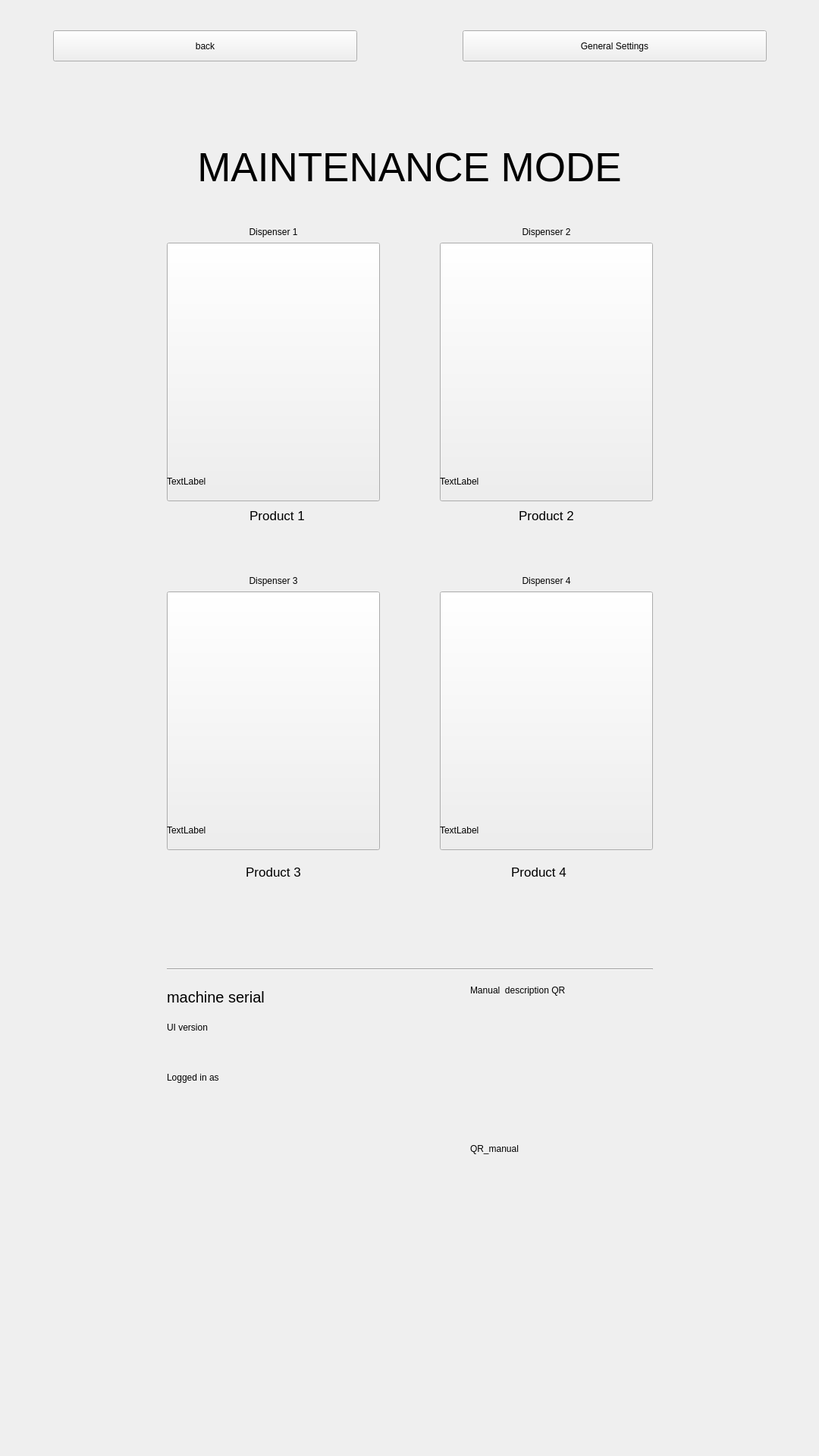
<?xml version="1.0" encoding="UTF-8"?>
<ui version="4.0">
 <class>page_maintenance</class>
 <widget class="QWidget" name="page_maintenance">
  <property name="geometry">
   <rect>
    <x>0</x>
    <y>0</y>
    <width>1080</width>
    <height>1920</height>
   </rect>
  </property>
  <property name="windowTitle">
   <string>Form</string>
  </property>
  <property name="autoFillBackground">
   <bool>true</bool>
  </property>
  <widget class="QPushButton" name="pushButton_product_4">
   <property name="geometry">
    <rect>
     <x>580</x>
     <y>780</y>
     <width>281</width>
     <height>341</height>
    </rect>
   </property>
   <property name="text">
    <string/>
   </property>
  </widget>
  <widget class="QPushButton" name="pushButton_product_1">
   <property name="geometry">
    <rect>
     <x>220</x>
     <y>320</y>
     <width>281</width>
     <height>341</height>
    </rect>
   </property>
   <property name="text">
    <string/>
   </property>
  </widget>
  <widget class="QLabel" name="label_product_3_name">
   <property name="geometry">
    <rect>
     <x>230</x>
     <y>1140</y>
     <width>261</width>
     <height>81</height>
    </rect>
   </property>
   <property name="font">
    <font>
     <pointsize>13</pointsize>
    </font>
   </property>
   <property name="text">
    <string>Product 3</string>
   </property>
   <property name="alignment">
    <set>Qt::AlignHCenter|Qt::AlignTop</set>
   </property>
   <property name="wordWrap">
    <bool>true</bool>
   </property>
  </widget>
  <widget class="QLabel" name="label_product_2_name">
   <property name="geometry">
    <rect>
     <x>590</x>
     <y>670</y>
     <width>261</width>
     <height>81</height>
    </rect>
   </property>
   <property name="font">
    <font>
     <pointsize>13</pointsize>
    </font>
   </property>
   <property name="text">
    <string>Product 2</string>
   </property>
   <property name="alignment">
    <set>Qt::AlignHCenter|Qt::AlignTop</set>
   </property>
   <property name="wordWrap">
    <bool>true</bool>
   </property>
  </widget>
  <widget class="QPushButton" name="pushButton_product_2">
   <property name="geometry">
    <rect>
     <x>580</x>
     <y>320</y>
     <width>281</width>
     <height>341</height>
    </rect>
   </property>
   <property name="text">
    <string/>
   </property>
  </widget>
  <widget class="QPushButton" name="pushButton_product_3">
   <property name="geometry">
    <rect>
     <x>220</x>
     <y>780</y>
     <width>281</width>
     <height>341</height>
    </rect>
   </property>
   <property name="text">
    <string/>
   </property>
  </widget>
  <widget class="QLabel" name="label_product_4_name">
   <property name="geometry">
    <rect>
     <x>580</x>
     <y>1140</y>
     <width>261</width>
     <height>81</height>
    </rect>
   </property>
   <property name="font">
    <font>
     <pointsize>13</pointsize>
    </font>
   </property>
   <property name="text">
    <string>Product 4</string>
   </property>
   <property name="alignment">
    <set>Qt::AlignHCenter|Qt::AlignTop</set>
   </property>
   <property name="wordWrap">
    <bool>true</bool>
   </property>
  </widget>
  <widget class="QLabel" name="label_product_1_name">
   <property name="geometry">
    <rect>
     <x>230</x>
     <y>670</y>
     <width>271</width>
     <height>81</height>
    </rect>
   </property>
   <property name="font">
    <font>
     <pointsize>13</pointsize>
    </font>
   </property>
   <property name="text">
    <string>Product 1</string>
   </property>
   <property name="alignment">
    <set>Qt::AlignHCenter|Qt::AlignTop</set>
   </property>
   <property name="wordWrap">
    <bool>true</bool>
   </property>
  </widget>
  <widget class="QPushButton" name="pushButton_to_previous_page">
   <property name="geometry">
    <rect>
     <x>70</x>
     <y>40</y>
     <width>401</width>
     <height>41</height>
    </rect>
   </property>
   <property name="text">
    <string>back</string>
   </property>
  </widget>
  <widget class="QLabel" name="label_title_maintenance_mode">
   <property name="geometry">
    <rect>
     <x>0</x>
     <y>178</y>
     <width>1080</width>
     <height>86</height>
    </rect>
   </property>
   <property name="font">
    <font>
     <pointsize>40</pointsize>
    </font>
   </property>
   <property name="text">
    <string>MAINTENANCE MODE</string>
   </property>
   <property name="alignment">
    <set>Qt::AlignCenter</set>
   </property>
  </widget>
  <widget class="QLabel" name="label_machine_id">
   <property name="geometry">
    <rect>
     <x>220</x>
     <y>1290</y>
     <width>391</width>
     <height>50</height>
    </rect>
   </property>
   <property name="font">
    <font>
     <pointsize>15</pointsize>
    </font>
   </property>
   <property name="text">
    <string>machine serial</string>
   </property>
  </widget>
  <widget class="QLabel" name="label_product_1_status">
   <property name="geometry">
    <rect>
     <x>220</x>
     <y>619</y>
     <width>281</width>
     <height>31</height>
    </rect>
   </property>
   <property name="text">
    <string>TextLabel</string>
   </property>
  </widget>
  <widget class="QLabel" name="label_product_2_status">
   <property name="geometry">
    <rect>
     <x>580</x>
     <y>619</y>
     <width>281</width>
     <height>31</height>
    </rect>
   </property>
   <property name="text">
    <string>TextLabel</string>
   </property>
  </widget>
  <widget class="QLabel" name="label_product_3_status">
   <property name="enabled">
    <bool>true</bool>
   </property>
   <property name="geometry">
    <rect>
     <x>220</x>
     <y>1079</y>
     <width>281</width>
     <height>31</height>
    </rect>
   </property>
   <property name="text">
    <string>TextLabel</string>
   </property>
  </widget>
  <widget class="QLabel" name="label_product_4_status">
   <property name="geometry">
    <rect>
     <x>580</x>
     <y>1079</y>
     <width>281</width>
     <height>31</height>
    </rect>
   </property>
   <property name="text">
    <string>TextLabel</string>
   </property>
  </widget>
  <widget class="QLabel" name="label_ui_version">
   <property name="geometry">
    <rect>
     <x>220</x>
     <y>1340</y>
     <width>351</width>
     <height>30</height>
    </rect>
   </property>
   <property name="text">
    <string>UI version</string>
   </property>
  </widget>
  <widget class="QPushButton" name="pushButton_general_settings">
   <property name="geometry">
    <rect>
     <x>610</x>
     <y>40</y>
     <width>401</width>
     <height>41</height>
    </rect>
   </property>
   <property name="text">
    <string>General Settings</string>
   </property>
  </widget>
  <widget class="QLabel" name="label_product_1_position">
   <property name="geometry">
    <rect>
     <x>220</x>
     <y>290</y>
     <width>281</width>
     <height>31</height>
    </rect>
   </property>
   <property name="text">
    <string>Dispenser 1</string>
   </property>
   <property name="alignment">
    <set>Qt::AlignCenter</set>
   </property>
  </widget>
  <widget class="QLabel" name="label_product_2_position">
   <property name="geometry">
    <rect>
     <x>585</x>
     <y>290</y>
     <width>271</width>
     <height>31</height>
    </rect>
   </property>
   <property name="text">
    <string>Dispenser 2</string>
   </property>
   <property name="alignment">
    <set>Qt::AlignCenter</set>
   </property>
  </widget>
  <widget class="QLabel" name="label_product_3_position">
   <property name="geometry">
    <rect>
     <x>220</x>
     <y>750</y>
     <width>281</width>
     <height>31</height>
    </rect>
   </property>
   <property name="text">
    <string>Dispenser 3</string>
   </property>
   <property name="alignment">
    <set>Qt::AlignCenter</set>
   </property>
  </widget>
  <widget class="QLabel" name="label_product_4_position">
   <property name="geometry">
    <rect>
     <x>580</x>
     <y>750</y>
     <width>281</width>
     <height>31</height>
    </rect>
   </property>
   <property name="text">
    <string>Dispenser 4</string>
   </property>
   <property name="alignment">
    <set>Qt::AlignCenter</set>
   </property>
  </widget>
  <widget class="Line" name="line">
   <property name="geometry">
    <rect>
     <x>220</x>
     <y>1270</y>
     <width>641</width>
     <height>16</height>
    </rect>
   </property>
   <property name="orientation">
    <enum>Qt::Horizontal</enum>
   </property>
  </widget>
  <widget class="QLabel" name="label_role">
   <property name="geometry">
    <rect>
     <x>220</x>
     <y>1380</y>
     <width>351</width>
     <height>81</height>
    </rect>
   </property>
   <property name="text">
    <string>Logged in as</string>
   </property>
  </widget>
  <widget class="QLabel" name="label_qr_user_manual">
   <property name="geometry">
    <rect>
     <x>620</x>
     <y>1340</y>
     <width>350</width>
     <height>350</height>
    </rect>
   </property>
   <property name="text">
    <string>QR_manual</string>
   </property>
  </widget>
  <widget class="QLabel" name="label_qr_manual_description">
   <property name="geometry">
    <rect>
     <x>620</x>
     <y>1290</y>
     <width>350</width>
     <height>31</height>
    </rect>
   </property>
   <property name="layoutDirection">
    <enum>Qt::LeftToRight</enum>
   </property>
   <property name="text">
    <string>Manual  description QR</string>
   </property>
  </widget>
  <zorder>label_product_3_name</zorder>
  <zorder>label_product_2_name</zorder>
  <zorder>label_product_4_name</zorder>
  <zorder>label_product_1_name</zorder>
  <zorder>pushButton_to_previous_page</zorder>
  <zorder>label_title_maintenance_mode</zorder>
  <zorder>label_machine_id</zorder>
  <zorder>label_ui_version</zorder>
  <zorder>pushButton_general_settings</zorder>
  <zorder>label_product_1_position</zorder>
  <zorder>label_product_2_position</zorder>
  <zorder>label_product_3_position</zorder>
  <zorder>label_product_4_position</zorder>
  <zorder>pushButton_product_1</zorder>
  <zorder>pushButton_product_2</zorder>
  <zorder>pushButton_product_4</zorder>
  <zorder>pushButton_product_3</zorder>
  <zorder>label_product_3_status</zorder>
  <zorder>label_product_1_status</zorder>
  <zorder>label_product_4_status</zorder>
  <zorder>label_product_2_status</zorder>
  <zorder>line</zorder>
  <zorder>label_role</zorder>
  <zorder>label_qr_user_manual</zorder>
  <zorder>label_qr_manual_description</zorder>
 </widget>
 <resources/>
 <connections/>
</ui>
